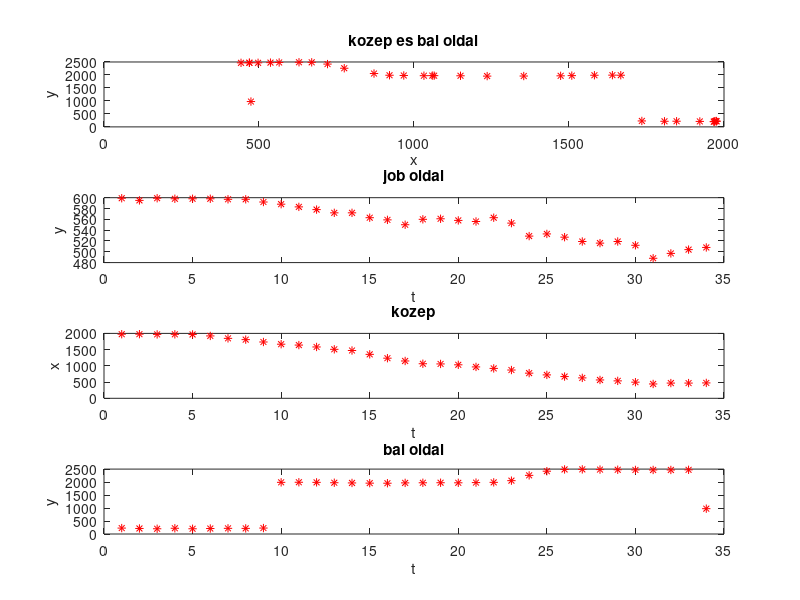

Reproduce this figure in MATLAB.
clc;
close all;

rightSide = [599,595,599,598,598,598,597,597,592,588,583,578,572,572,563,559,550,560,561,558,556,563,553,529,533,527,519,516,519,512,488,497,504,508];
center = [1975,1976,1969,1971,1967,1922,1847,1808,1735,1667,1640,1582,1509,1473,1354,1236,1150,1065,1059,1032,967,921,871,775,721,670,629,565,537,497,442,469,469,474];
leftSide = [228,213,202,221,202,211,218,216,229,1990,1993,1989,1975,1967,1959,1956,1969,1973,1975,1972,1980,1989,2055,2259,2419,2487,2489,2481,2475,2468,2467,2467,2472,976];

for t=1:34
    subplot(4,1,1);
    plot(center(t),leftSide(t),'r*');
    xlabel('x')
    ylabel('y');
    title('kozep es bal oldal');
    hold on;
    
    subplot(4,1,2);
    plot(t, rightSide(t),'r*');
    xlabel('t')
    ylabel('y');
    title('job oldal');
    hold on;
   
    subplot(4,1,3);
    plot(t,center(t),'r*');
    xlabel('t')
    ylabel('x');
    title('kozep');
    hold on;
   
  
    subplot(4,1,4);
    plot(t, leftSide(t),'r*');
    xlabel('t')
    ylabel('y');
    title('bal oldal');
    hold on;
    %pause(1);
end